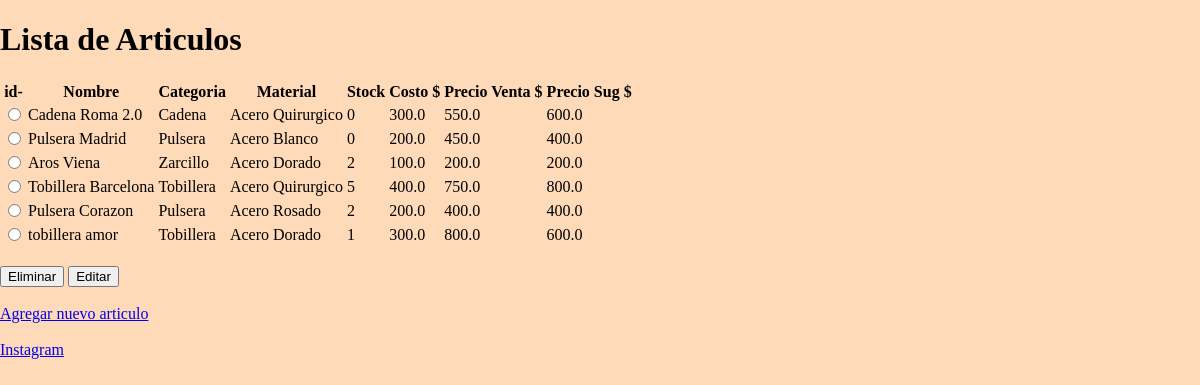
Page /stock/ on the earlier database version.
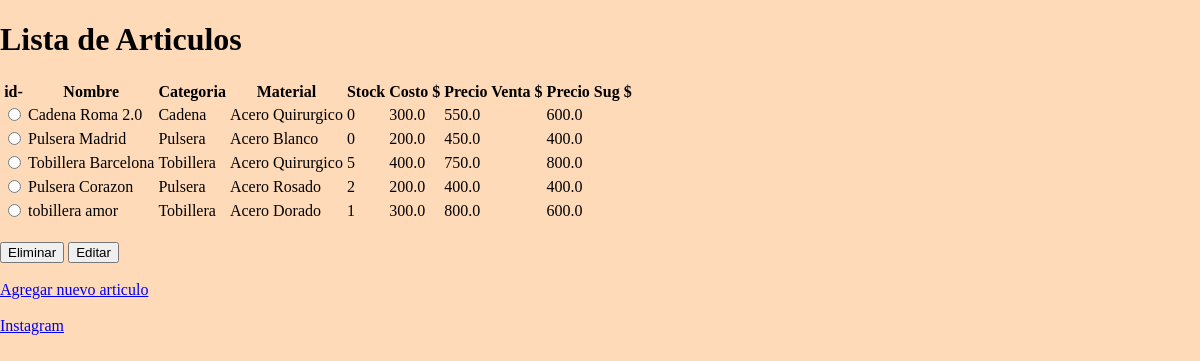
Same page on the later database version.
### stock/models.py (models this page shows, shortened)
class Product(models.Model):
    name = models.CharField(max_length=200)
    category = models.CharField(max_length=50)
    material = models.CharField(max_length=50)
    price = models.FloatField(default=0)
    stock = models.IntegerField(default=0)
    sug_price = models.FloatField(default=price)
    sell_price = models.FloatField(default= sug_price)

### stock/views.py (the view)
# urls.py: path("",  views.index, name= "index"),
def index(request):
    product_list = Product.objects.all()
    return render(request, "stock/index2.html",{
        'product_list' : product_list
    })

### stock/templates/stock/index2.html (shortened to what this page needs)
<!DOCTYPE html>
<html lang="es">
<head>
    <link rel="stylesheet" href="./css/style.css">
</head>
<body>
    {% if product_list %}
        <header>
            <h1>Lista de Articulos</h1>
        </header>
        <main>
        <form action="{% url 'stock:update_or_delete'%}" method="post">
            <table>
            <tr>
            <th >id-</th>
            <th ><strong>Nombre </strong></th>
            <th ><strong> Categoria </strong></th>
            <th ><strong> Material </strong></th>
            <th ><strong> Stock </strong></th>
            <th ><strong> Costo $ </strong></th>
            <th ><strong> Precio Venta $ </strong></th>
            <th ><strong> Precio Sug $ </strong></th>
            </tr>
            {% for choice in product_list  %}
                    <tr>
                    <td><input
                        type="radio"
                        name="choice"
                        id="choice{{ forloop.counter }}"
                        value="{{choice.id}}"></td>
                    <label for="choice{{ forloop.counter }}">
                        <td>{{choice.name}}</td>
                        <td>{{choice.category}}</td>
                        <td>{{choice.material}}</td>
                        <td>{{choice.stock}}</td>
                        <td>{{choice.price}}</td>
                        <td>{{choice.sell_price}} </td>
                        <td>{{choice.sug_price}}</td>
                        </tr>
            {% endfor %}
        </table>
            <br>
            <input type="submit" name="action" value="Eliminar">
            <input type="submit" name="action" value="Editar"><br><br>
        </form>
        </main>
    {% else %}
        <p>No elements are available.</p>
    {% endif %}
    <a href="{% url 'stock:new'%}">Agregar nuevo articulo</a>
    <br><br>
    <footer>
        <a href="https://www.instagram.com/foreverglam.ya/?hl=es">Instagram</a>
    </footer>
</body>

### stock/static/stock/css/style.css (style rules this page uses)
body { margin: 0; background-color: peachpuff; }

Differences in the rows shown:
removed Product: name "Aros Viena", category "Zarcillo", material "Acero Dorado", stock "2", price "100.0", sell_price "200.0", sug_price "200.0"
